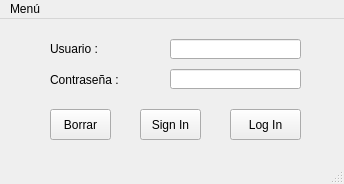
<?xml version="1.0" encoding="UTF-8"?>
<ui version="4.0">
 <class>MainView</class>
 <widget class="QMainWindow" name="MainView">
  <property name="enabled">
   <bool>true</bool>
  </property>
  <property name="geometry">
   <rect>
    <x>0</x>
    <y>0</y>
    <width>344</width>
    <height>184</height>
   </rect>
  </property>
  <property name="windowTitle">
   <string/>
  </property>
  <property name="windowIcon">
   <iconset>
    <normaloff>../logo.ico</normaloff>../logo.ico</iconset>
  </property>
  <widget class="QWidget" name="centralwidget">
   <widget class="QLabel" name="labelUser">
    <property name="geometry">
     <rect>
      <x>50</x>
      <y>20</y>
      <width>121</width>
      <height>20</height>
     </rect>
    </property>
    <property name="text">
     <string>Usuario :</string>
    </property>
   </widget>
   <widget class="QLineEdit" name="textFieldUser">
    <property name="geometry">
     <rect>
      <x>170</x>
      <y>20</y>
      <width>131</width>
      <height>20</height>
     </rect>
    </property>
   </widget>
   <widget class="QLabel" name="labelPassword">
    <property name="geometry">
     <rect>
      <x>50</x>
      <y>50</y>
      <width>101</width>
      <height>21</height>
     </rect>
    </property>
    <property name="text">
     <string>Contraseña :</string>
    </property>
   </widget>
   <widget class="QLineEdit" name="textFieldPassword">
    <property name="geometry">
     <rect>
      <x>170</x>
      <y>50</y>
      <width>131</width>
      <height>20</height>
     </rect>
    </property>
    <property name="acceptDrops">
     <bool>false</bool>
    </property>
    <property name="echoMode">
     <enum>QLineEdit::Password</enum>
    </property>
   </widget>
   <widget class="QPushButton" name="buttonLogin">
    <property name="enabled">
     <bool>true</bool>
    </property>
    <property name="geometry">
     <rect>
      <x>230</x>
      <y>90</y>
      <width>71</width>
      <height>31</height>
     </rect>
    </property>
    <property name="text">
     <string>Log In</string>
    </property>
    <property name="checkable">
     <bool>false</bool>
    </property>
   </widget>
   <widget class="QPushButton" name="buttonBorrar">
    <property name="enabled">
     <bool>true</bool>
    </property>
    <property name="geometry">
     <rect>
      <x>50</x>
      <y>90</y>
      <width>61</width>
      <height>31</height>
     </rect>
    </property>
    <property name="text">
     <string>Borrar</string>
    </property>
   </widget>
   <widget class="QPushButton" name="buttonSignin">
    <property name="enabled">
     <bool>true</bool>
    </property>
    <property name="geometry">
     <rect>
      <x>140</x>
      <y>90</y>
      <width>61</width>
      <height>31</height>
     </rect>
    </property>
    <property name="text">
     <string>Sign In</string>
    </property>
   </widget>
  </widget>
  <widget class="QMenuBar" name="barraMenus">
   <property name="geometry">
    <rect>
     <x>0</x>
     <y>0</y>
     <width>344</width>
     <height>31</height>
    </rect>
   </property>
   <widget class="QMenu" name="menuMen">
    <property name="title">
     <string>Menú</string>
    </property>
    <addaction name="separator"/>
    <addaction name="tabSalir"/>
   </widget>
   <addaction name="menuMen"/>
  </widget>
  <widget class="QStatusBar" name="statusbar"/>
  <action name="tabSalir">
   <property name="text">
    <string>Salir</string>
   </property>
   <property name="shortcut">
    <string>Esc</string>
   </property>
  </action>
 </widget>
 <resources/>
 <connections>
  <connection>
   <sender>buttonBorrar</sender>
   <signal>clicked()</signal>
   <receiver>textFieldUser</receiver>
   <slot>clear()</slot>
   <hints>
    <hint type="sourcelabel">
     <x>52</x>
     <y>141</y>
    </hint>
    <hint type="destinationlabel">
     <x>161</x>
     <y>70</y>
    </hint>
   </hints>
  </connection>
  <connection>
   <sender>buttonBorrar</sender>
   <signal>clicked()</signal>
   <receiver>textFieldPassword</receiver>
   <slot>clear()</slot>
   <hints>
    <hint type="sourcelabel">
     <x>64</x>
     <y>141</y>
    </hint>
    <hint type="destinationlabel">
     <x>155</x>
     <y>100</y>
    </hint>
   </hints>
  </connection>
  <connection>
   <sender>tabSalir</sender>
   <signal>triggered()</signal>
   <receiver>MainView</receiver>
   <slot>close()</slot>
   <hints>
    <hint type="sourcelabel">
     <x>-1</x>
     <y>-1</y>
    </hint>
    <hint type="destinationlabel">
     <x>96</x>
     <y>62</y>
    </hint>
   </hints>
  </connection>
 </connections>
</ui>
